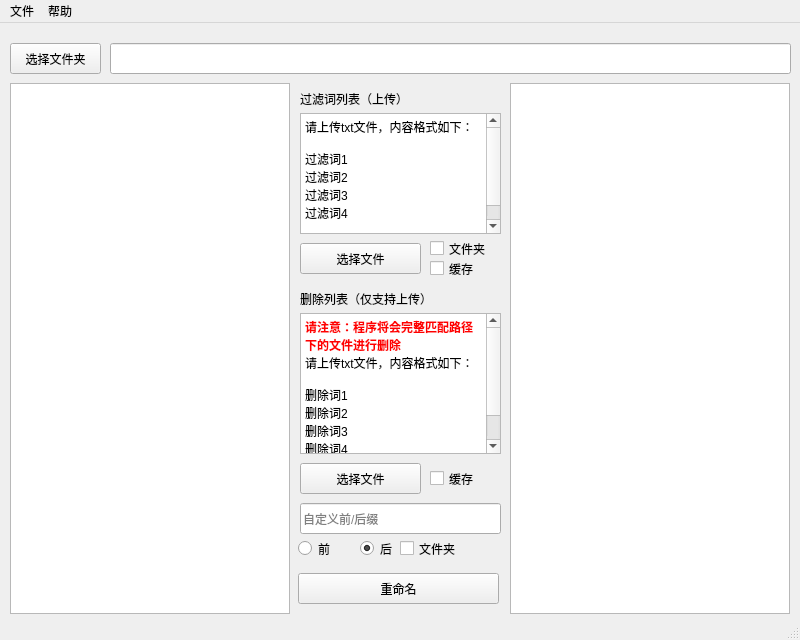
<?xml version="1.0" encoding="UTF-8"?>
<ui version="4.0">
 <class>MainWindow</class>
 <widget class="QMainWindow" name="MainWindow">
  <property name="geometry">
   <rect>
    <x>0</x>
    <y>0</y>
    <width>800</width>
    <height>640</height>
   </rect>
  </property>
  <property name="windowTitle">
   <string>MainWindow</string>
  </property>
  <widget class="QWidget" name="centralwidget">
   <widget class="QPushButton" name="dirButton">
    <property name="geometry">
     <rect>
      <x>10</x>
      <y>20</y>
      <width>91</width>
      <height>31</height>
     </rect>
    </property>
    <property name="text">
     <string>选择文件夹</string>
    </property>
   </widget>
   <widget class="QLineEdit" name="dirPath">
    <property name="geometry">
     <rect>
      <x>110</x>
      <y>20</y>
      <width>681</width>
      <height>31</height>
     </rect>
    </property>
    <property name="readOnly">
     <bool>true</bool>
    </property>
   </widget>
   <widget class="QTreeView" name="originList">
    <property name="geometry">
     <rect>
      <x>10</x>
      <y>60</y>
      <width>280</width>
      <height>531</height>
     </rect>
    </property>
   </widget>
   <widget class="QPlainTextEdit" name="namedList">
    <property name="geometry">
     <rect>
      <x>510</x>
      <y>60</y>
      <width>280</width>
      <height>531</height>
     </rect>
    </property>
    <property name="readOnly">
     <bool>true</bool>
    </property>
   </widget>
   <widget class="QLabel" name="label">
    <property name="geometry">
     <rect>
      <x>300</x>
      <y>60</y>
      <width>191</width>
      <height>31</height>
     </rect>
    </property>
    <property name="text">
     <string>过滤词列表（上传）</string>
    </property>
   </widget>
   <widget class="QPushButton" name="filterButton">
    <property name="geometry">
     <rect>
      <x>300</x>
      <y>220</y>
      <width>121</width>
      <height>31</height>
     </rect>
    </property>
    <property name="text">
     <string>选择文件</string>
    </property>
   </widget>
   <widget class="QLabel" name="label_2">
    <property name="geometry">
     <rect>
      <x>300</x>
      <y>260</y>
      <width>181</width>
      <height>31</height>
     </rect>
    </property>
    <property name="text">
     <string>删除列表（仅支持上传）</string>
    </property>
   </widget>
   <widget class="QCheckBox" name="filterFolder">
    <property name="geometry">
     <rect>
      <x>430</x>
      <y>210</y>
      <width>71</width>
      <height>31</height>
     </rect>
    </property>
    <property name="text">
     <string>文件夹</string>
    </property>
   </widget>
   <widget class="QTextEdit" name="deleteList">
    <property name="enabled">
     <bool>true</bool>
    </property>
    <property name="geometry">
     <rect>
      <x>300</x>
      <y>290</y>
      <width>201</width>
      <height>141</height>
     </rect>
    </property>
    <property name="readOnly">
     <bool>true</bool>
    </property>
    <property name="html">
     <string>&lt;!DOCTYPE HTML PUBLIC &quot;-//W3C//DTD HTML 4.0//EN&quot; &quot;http://www.w3.org/TR/REC-html40/strict.dtd&quot;&gt;
&lt;html&gt;&lt;head&gt;&lt;meta name=&quot;qrichtext&quot; content=&quot;1&quot; /&gt;&lt;meta charset=&quot;utf-8&quot; /&gt;&lt;style type=&quot;text/css&quot;&gt;
p, li { white-space: pre-wrap; }
hr { height: 1px; border-width: 0; }
li.unchecked::marker { content: &quot;\2610&quot;; }
li.checked::marker { content: &quot;\2612&quot;; }
&lt;/style&gt;&lt;/head&gt;&lt;body style=&quot; font-family:'Microsoft YaHei UI'; font-size:9pt; font-weight:400; font-style:normal;&quot;&gt;
&lt;p style=&quot; margin-top:0px; margin-bottom:0px; margin-left:0px; margin-right:0px; -qt-block-indent:0; text-indent:0px;&quot;&gt;&lt;span style=&quot; font-weight:700; color:#ff0000;&quot;&gt;请注意：程序将会完整匹配路径下的文件进行删除&lt;/span&gt;&lt;/p&gt;
&lt;p style=&quot; margin-top:0px; margin-bottom:0px; margin-left:0px; margin-right:0px; -qt-block-indent:0; text-indent:0px;&quot;&gt;请上传txt文件，内容格式如下：&lt;/p&gt;
&lt;p style=&quot;-qt-paragraph-type:empty; margin-top:0px; margin-bottom:0px; margin-left:0px; margin-right:0px; -qt-block-indent:0; text-indent:0px;&quot;&gt;&lt;br /&gt;&lt;/p&gt;
&lt;p style=&quot; margin-top:0px; margin-bottom:0px; margin-left:0px; margin-right:0px; -qt-block-indent:0; text-indent:0px;&quot;&gt;删除词1&lt;/p&gt;
&lt;p style=&quot; margin-top:0px; margin-bottom:0px; margin-left:0px; margin-right:0px; -qt-block-indent:0; text-indent:0px;&quot;&gt;删除词2&lt;/p&gt;
&lt;p style=&quot; margin-top:0px; margin-bottom:0px; margin-left:0px; margin-right:0px; -qt-block-indent:0; text-indent:0px;&quot;&gt;删除词3&lt;/p&gt;
&lt;p style=&quot; margin-top:0px; margin-bottom:0px; margin-left:0px; margin-right:0px; -qt-block-indent:0; text-indent:0px;&quot;&gt;删除词4&lt;/p&gt;
&lt;p style=&quot;-qt-paragraph-type:empty; margin-top:0px; margin-bottom:0px; margin-left:0px; margin-right:0px; -qt-block-indent:0; text-indent:0px;&quot;&gt;&lt;br /&gt;&lt;/p&gt;
&lt;p style=&quot;-qt-paragraph-type:empty; margin-top:0px; margin-bottom:0px; margin-left:0px; margin-right:0px; -qt-block-indent:0; text-indent:0px;&quot;&gt;&lt;br /&gt;&lt;/p&gt;&lt;/body&gt;&lt;/html&gt;</string>
    </property>
   </widget>
   <widget class="QTextEdit" name="filterList">
    <property name="enabled">
     <bool>true</bool>
    </property>
    <property name="geometry">
     <rect>
      <x>300</x>
      <y>90</y>
      <width>201</width>
      <height>121</height>
     </rect>
    </property>
    <property name="readOnly">
     <bool>true</bool>
    </property>
    <property name="html">
     <string>&lt;!DOCTYPE HTML PUBLIC &quot;-//W3C//DTD HTML 4.0//EN&quot; &quot;http://www.w3.org/TR/REC-html40/strict.dtd&quot;&gt;
&lt;html&gt;&lt;head&gt;&lt;meta name=&quot;qrichtext&quot; content=&quot;1&quot; /&gt;&lt;meta charset=&quot;utf-8&quot; /&gt;&lt;style type=&quot;text/css&quot;&gt;
p, li { white-space: pre-wrap; }
hr { height: 1px; border-width: 0; }
li.unchecked::marker { content: &quot;\2610&quot;; }
li.checked::marker { content: &quot;\2612&quot;; }
&lt;/style&gt;&lt;/head&gt;&lt;body style=&quot; font-family:'Microsoft YaHei UI'; font-size:9pt; font-weight:400; font-style:normal;&quot;&gt;
&lt;p style=&quot; margin-top:0px; margin-bottom:0px; margin-left:0px; margin-right:0px; -qt-block-indent:0; text-indent:0px;&quot;&gt;请上传txt文件，内容格式如下：&lt;/p&gt;
&lt;p style=&quot;-qt-paragraph-type:empty; margin-top:0px; margin-bottom:0px; margin-left:0px; margin-right:0px; -qt-block-indent:0; text-indent:0px;&quot;&gt;&lt;br /&gt;&lt;/p&gt;
&lt;p style=&quot; margin-top:0px; margin-bottom:0px; margin-left:0px; margin-right:0px; -qt-block-indent:0; text-indent:0px;&quot;&gt;过滤词1&lt;/p&gt;
&lt;p style=&quot; margin-top:0px; margin-bottom:0px; margin-left:0px; margin-right:0px; -qt-block-indent:0; text-indent:0px;&quot;&gt;过滤词2&lt;/p&gt;
&lt;p style=&quot; margin-top:0px; margin-bottom:0px; margin-left:0px; margin-right:0px; -qt-block-indent:0; text-indent:0px;&quot;&gt;过滤词3&lt;/p&gt;
&lt;p style=&quot; margin-top:0px; margin-bottom:0px; margin-left:0px; margin-right:0px; -qt-block-indent:0; text-indent:0px;&quot;&gt;过滤词4&lt;/p&gt;
&lt;p style=&quot;-qt-paragraph-type:empty; margin-top:0px; margin-bottom:0px; margin-left:0px; margin-right:0px; -qt-block-indent:0; text-indent:0px;&quot;&gt;&lt;br /&gt;&lt;/p&gt;
&lt;p style=&quot;-qt-paragraph-type:empty; margin-top:0px; margin-bottom:0px; margin-left:0px; margin-right:0px; -qt-block-indent:0; text-indent:0px;&quot;&gt;&lt;br /&gt;&lt;/p&gt;&lt;/body&gt;&lt;/html&gt;</string>
    </property>
   </widget>
   <widget class="QCheckBox" name="filterCache">
    <property name="geometry">
     <rect>
      <x>430</x>
      <y>230</y>
      <width>61</width>
      <height>31</height>
     </rect>
    </property>
    <property name="text">
     <string>缓存</string>
    </property>
   </widget>
   <widget class="QCheckBox" name="ruleFolder">
    <property name="geometry">
     <rect>
      <x>400</x>
      <y>510</y>
      <width>71</width>
      <height>31</height>
     </rect>
    </property>
    <property name="text">
     <string>文件夹</string>
    </property>
   </widget>
   <widget class="QCheckBox" name="deleteCache">
    <property name="geometry">
     <rect>
      <x>430</x>
      <y>440</y>
      <width>61</width>
      <height>31</height>
     </rect>
    </property>
    <property name="text">
     <string>缓存</string>
    </property>
   </widget>
   <widget class="QPushButton" name="deleteButton">
    <property name="geometry">
     <rect>
      <x>300</x>
      <y>440</y>
      <width>121</width>
      <height>31</height>
     </rect>
    </property>
    <property name="text">
     <string>选择文件</string>
    </property>
   </widget>
   <widget class="QRadioButton" name="ruleRadio1">
    <property name="geometry">
     <rect>
      <x>298</x>
      <y>510</y>
      <width>41</width>
      <height>31</height>
     </rect>
    </property>
    <property name="text">
     <string>前</string>
    </property>
   </widget>
   <widget class="QPushButton" name="nameButton">
    <property name="geometry">
     <rect>
      <x>298</x>
      <y>550</y>
      <width>201</width>
      <height>31</height>
     </rect>
    </property>
    <property name="text">
     <string>重命名</string>
    </property>
   </widget>
   <widget class="QLineEdit" name="customName">
    <property name="geometry">
     <rect>
      <x>300</x>
      <y>480</y>
      <width>201</width>
      <height>31</height>
     </rect>
    </property>
    <property name="text">
     <string/>
    </property>
    <property name="placeholderText">
     <string>自定义前/后缀</string>
    </property>
   </widget>
   <widget class="QRadioButton" name="ruleRadio2">
    <property name="geometry">
     <rect>
      <x>360</x>
      <y>510</y>
      <width>41</width>
      <height>31</height>
     </rect>
    </property>
    <property name="text">
     <string>后</string>
    </property>
    <property name="checked">
     <bool>true</bool>
    </property>
   </widget>
  </widget>
  <widget class="QMenuBar" name="menubar">
   <property name="geometry">
    <rect>
     <x>0</x>
     <y>0</y>
     <width>800</width>
     <height>20</height>
    </rect>
   </property>
   <widget class="QMenu" name="menu">
    <property name="title">
     <string>文件</string>
    </property>
    <addaction name="separator"/>
    <addaction name="separator"/>
   </widget>
   <widget class="QMenu" name="menu_2">
    <property name="title">
     <string>帮助</string>
    </property>
    <addaction name="actionAbout"/>
    <addaction name="actionCheck"/>
   </widget>
   <addaction name="menu"/>
   <addaction name="menu_2"/>
  </widget>
  <widget class="QStatusBar" name="statusbar"/>
  <action name="actionAbout">
   <property name="text">
    <string>关于</string>
   </property>
  </action>
  <action name="actionCheck">
   <property name="text">
    <string>检查更新</string>
   </property>
  </action>
 </widget>
 <resources/>
 <connections/>
</ui>
